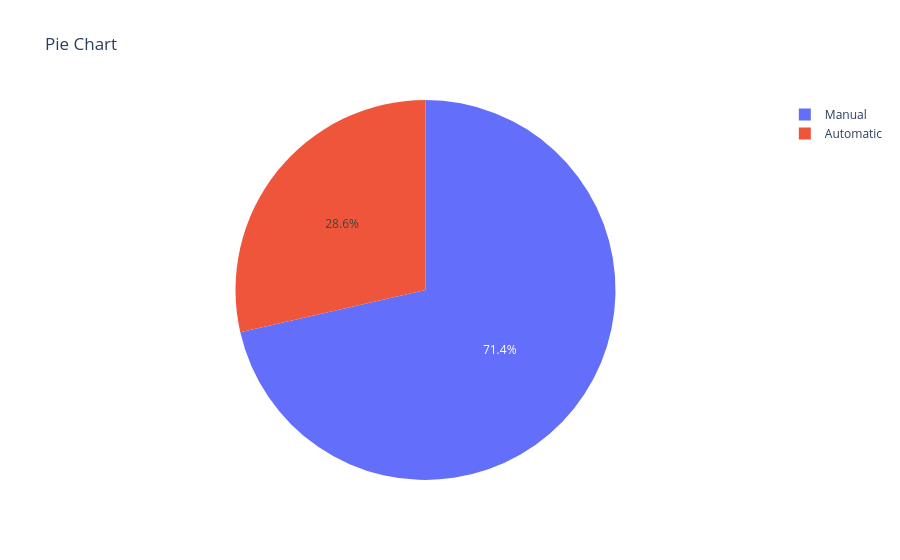

Notebook code cell kept with this figure:
### Markdown cell above
4. What is the distribution of cars by transmission type ?

### Code cell
fig = px.pie(df_g["Transmission"].value_counts().reset_index(),names="Transmission",values="count",title="Pie Chart")
fig.show()

### Figure 1 — Plotly figure (JSON) as saved in the notebook; plotly's stock layout.template omitted (floating-point values rounded to 4 significant figures)
{"data": [{"domain": {"x": [0, 1], "y": [0, 1]}, "hovertemplate": "Transmission=%{label}<br>count=%{value}<extra></extra>", "labels": ["Manual", "Automatic"], "legendgroup": "", "name": "", "showlegend": true, "type": "pie", "values": [4299, 1720]}], "layout": {"legend": {"tracegroupgap": 0}, "title": {"text": "Pie Chart"}}}
